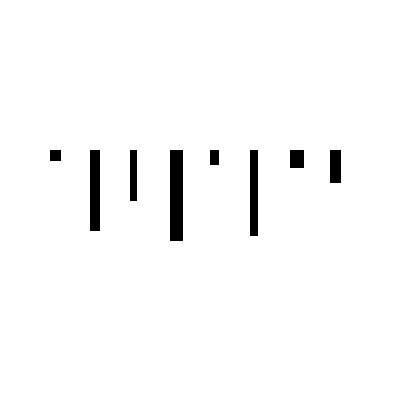
Frame 1 (no input)
Frame 60 (the mouse pressed at the canvas centre just before this capture): identical to frame 1, image omitted
Frame 120 (the mouse held since frame 60 and released just before this capture): identical to frame 1, image omitted

The Processing sketch that drew this single still picture (run headless with seeded random() and noise(); from frame 60 on, the mouse is pressed at the canvas centre):

// Processing sketch: processing_134118
// ── processing_134118.pde

// crashCourse processing by Corneel Cannaerts 2014
// arrays

// an array can store a number of variables
// use the [] bracks after the datatype while initialising array
// float[] arrayOfValues =


// a variable has a position in the array defined by its index  

//values can be assigend direcly by using { , , }
int[] heightValues = {   10, 80, 50, 90, 14, 85, 17, 32};

//or an array with a specific length can be initialized first
float[] widthValues = new float[8];


void setup() {  
  size(400, 400);
  //values assigned later
  widthValues[0] = 10;
  widthValues[1] = 9.5;
  widthValues[2] = 6.7;
  widthValues[3] = 12.3;
  widthValues[4] = 8.3;
  widthValues[5] = 7.8;
  widthValues[6] = 13.1;
  widthValues[7] = 10.5;
  
  //print array
  println(heightValues); 
  
  //length of array
  println(heightValues.length);
  
  //get variable at specifi index in this case 3
  //println(heightValues[3]);
}

void draw() {
  background(255);
  fill(0); 
  for (int i=0; i<heightValues.length; i++) {   
    rect(50+i*40, 150, widthValues[i], heightValues[i]);
  }
}
